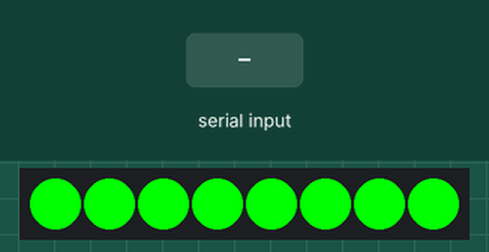
A sketch run on a simulated Arduino Uno, built with avr-gcc and run on an emulated ATmega328P. Parts: 8 RGB LEDs in strip order, left to right. The test bench sets the inputs (shaded band). Dim RGB values are drawn brighter than linear; random numbers use the default seed unless the sketch sets one; what the sketch prints to the serial monitor is not drawn.

Above: at 1.2 s.
1.3 s: "G" received over Serial
At 2.0 s:
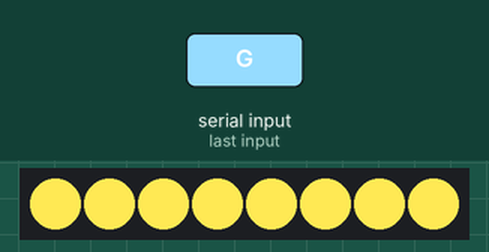
2.8 s: "D" received over Serial
At 3.1 s:
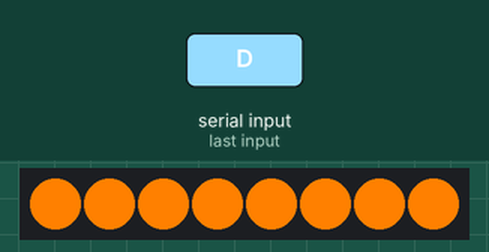
4.3 s: "A" received over Serial
At 5.5 s:
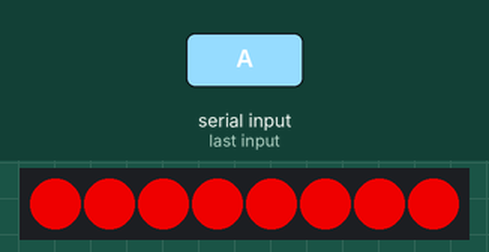
5.8 s: "1" received over Serial
At 6.7 s:
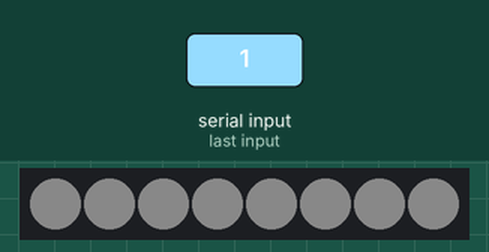
Timing chart, 0 to 8.3 s (numbered marks = the images above; inputs shaded):
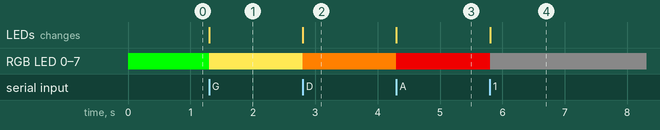

The sketch:

midi_code.ino
```cpp
#include <Adafruit_NeoPixel.h>
#define LED_PIN 2
#define LED_COUNT 8 //NeoPixel stick size
int incomingByte;


// 255,225,53 banana
//


Adafruit_NeoPixel strip(LED_COUNT, LED_PIN); // NEOPIXEL setup for stick

void setup() {
  strip.begin(); // INITIALIZE NeoPixel strip object
  Serial.begin(9600); // INITIALIZE serial for communication of midi

  for(int i=0; i<LED_COUNT; i++) { // For each pixel...
    // pixels.Color() takes RGB values, from 0,0,0 up to 255,255,255
    strip.setPixelColor(i, strip.Color(0, 255, 0)); // green

    strip.show();   // Send the updated pixel colors to the hardware.
  }
  Serial.println("start");
}

void loop() {
  if (Serial.available() > 0) {
    // read the incoming byte:
    incomingByte = Serial.read();
    int r = 255;
    int g = 255;
    int b = 255;

    if (incomingByte == 'F') {
      r = 76;
      g = 153;
      b = 0;

    }  else if (incomingByte == 'G')  {
      r = 255;
      g = 233;
      b = 84;
    }  else if (incomingByte == 'D')  {
      r = 255;
      g = 128;
      b = 0;
    }  else if (incomingByte == 'A')  {
      r = 204;
      g = 0;
      b = 0;
    } else {
      int colorValues[3] = {255, 10, 127};
      r = colorValues[random(0,2)];
      b = colorValues[random(0,2)];
      g = colorValues[random(0,2)];
    }

    for(int i=0; i<LED_COUNT; i++) { // For each pixel...
      // pixels.Color() takes RGB values, from 0,0,0 up to 255,255,255
      strip.setPixelColor(i, strip.Color(r, g, b));
    }

    strip.show();   // Send the updated pixel colors to the hardware.

    // print the results:
    Serial.print(incomingByte);
  }
}
```

Measured:
- after the input at 1.3 s, RGB LED 0–7: RGB(0, 255, 0) → RGB(255, 233, 84) at once; the LEDs: change at once (image 1)
- after the input at 2.8 s, RGB LED 0–7: RGB(255, 233, 84) → RGB(255, 128, 0) at once; the LEDs: change at once (image 2)
- after the input at 4.3 s, RGB LED 0–7: RGB(255, 128, 0) → RGB(204, 0, 0) at once; the LEDs: change at once (image 3)
- after the input at 5.8 s, RGB LED 0–7: RGB(204, 0, 0) → RGB(10, 10, 10) at once; the LEDs: change at once (image 4)
